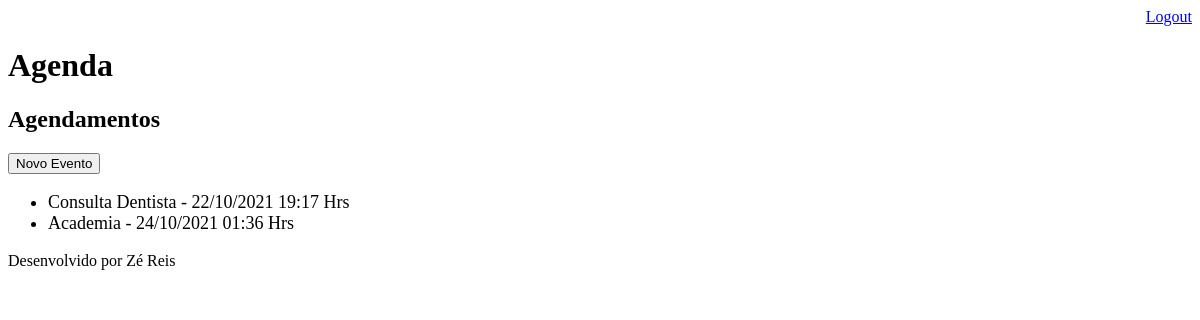
Page /agenda/ (signed in) on the earlier database version.
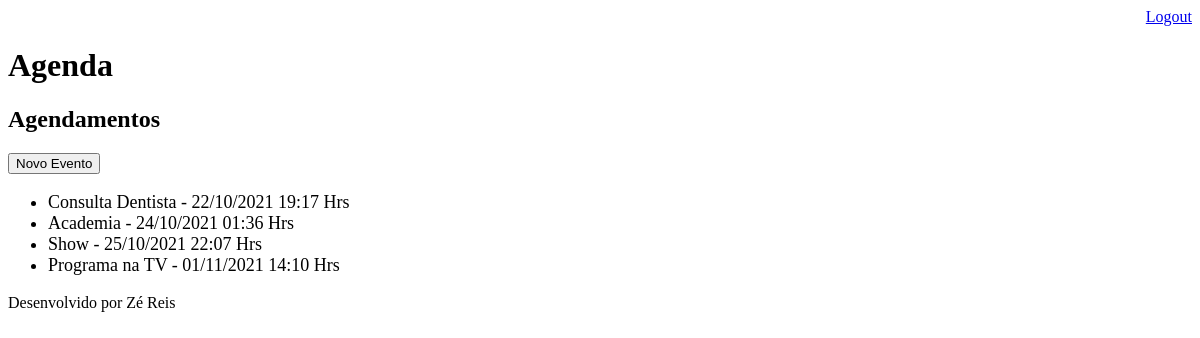
Same page on the later database version.
### core/models.py (models this page shows, shortened)
class Evento(models.Model):
    titulo = models.CharField(max_length=100)
    descricao = models.TextField(blank=True, null=True)
    data_evento = models.DateTimeField(verbose_name='Data do Evento')
    data_criacao = models.DateTimeField(auto_now=True)
    local = models.TextField(max_length=100, blank=True, null=True)
    usuario = models.ForeignKey(User, on_delete=models.CASCADE)
    class Meta:
        db_table = 'evento'
    def get_data_event(self):
        return self.data_evento.strftime('%d/%m/%Y %H:%M Hrs')

### core/views.py (the view)
# urls.py: path('agenda/', views.listaEvento),
@login_required(login_url="/login/")
def listaEvento(request):
    usuario = request.user
    evento = Evento.objects.filter(usuario=usuario)
    data = {'eventos':evento}
    return render(request, 'agenda.html', data)

### templates/agenda.html
    {% extends "model-page.html" %}
    {% block content %}
        <h2>Agendamentos</h2>
        <a href="evento/">
            <button type="button">Novo Evento</button>
        </a>
        <ul style="font-size: 18px">
            {% for evento in eventos %}
                <li>{{evento.titulo}} - {{evento.get_data_event}}</li>
            {% endfor %}
        </ul>
    {% endblock %}

### templates/model-page.html
<!DOCTYPE html>
<html lang="en">
<head>
    {% include "model-header.html" %}
</head>
<body>
    {% block content %} {% endblock %}
    {% include "model-footer.html" %}
</body>
</html>

### templates/model-header.html (shortened to what this page needs)
<div align="right">
    <a href="/logout">Logout</a>
</div>
<h1>Agenda</h1>

### templates/model-footer.html
<p>Desenvolvido por Zé Reis</p>

Differences in the rows shown:
added Evento: titulo "Show", get_data_event "25/10/2021 22:07 Hrs"
added Evento: titulo "Programa na TV", get_data_event "01/11/2021 14:10 Hrs"
